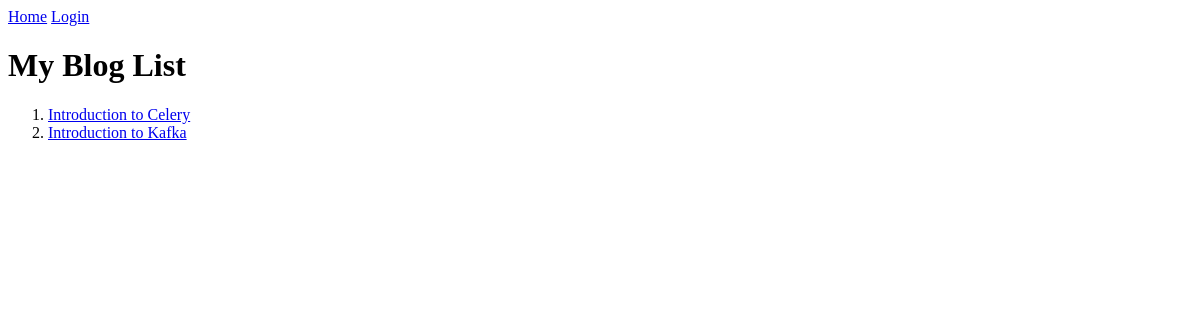
/blogs/, run on an earlier commit of the app's database.
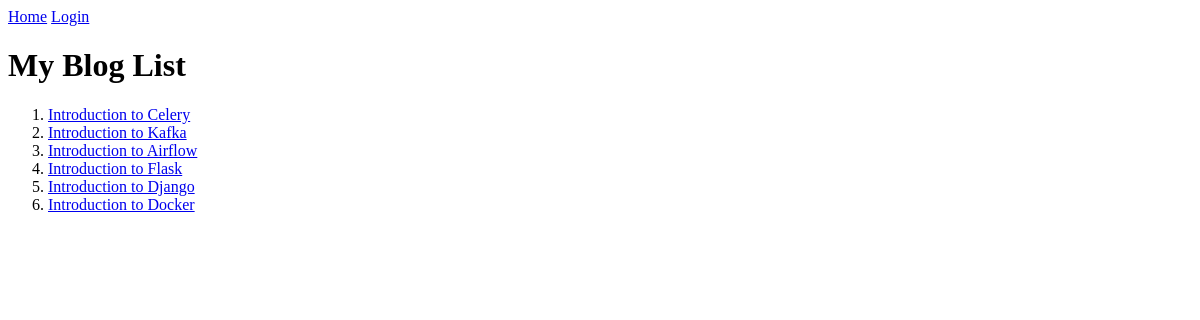
And on a later commit of the database.
### blog/models.py (models this page shows, shortened)
class BlogPost(models.Model):
    title = models.CharField(max_length=200)
    author = models.ForeignKey('auth.user', on_delete=models.CASCADE)
    body = models.TextField()

### blog/views.py (the view)
# urls.py: path('', BlogListView.as_view(), name="blog_list"),
class BlogListView(ListView):
    model = BlogPost
    template_name = "blog_list_template.html"
    context_object_name = "blog_list"

### templates/blog_list_template.html (shortened to what this page needs)
{% extends "base.html" %}
{% block body %}
<h1> My Blog List </h1>
<ol>
{% for blog in blog_list %}
    <li> <a href="{% url 'blog_detail' blog.pk %}"> {{blog.title}}</a> </li>
{% endfor %}
</ol>
{% endblock body %}

### templates/base.html (shortened to what this page needs)
<!DOCTYPE html>
<html lang="en">
<head>
</head>
<header> <a href="{% url 'home' %}">Home</a>
{% if user.is_authenticated %}
   | <a href="{% url 'blog_list' %}">Blogs</a> | <a href="{% url 'new_blog' %}">Add Blog</a> | <a href="{% url 'logout' %}">Logout</a>
    <br> Welcome {{ user.username }}!
{% else %}
    <a href="{% url 'login' %}">Login</a>
{% endif %}
</header>
<body>
{% block body %}
{% endblock body %}
</body>
</html>

What changed in the data, as far as the page shows it:
added BlogPost: title "Introduction to Airflow"
added BlogPost: title "Introduction to Flask"
added BlogPost: title "Introduction to Django"
added BlogPost: title "Introduction to Docker"
